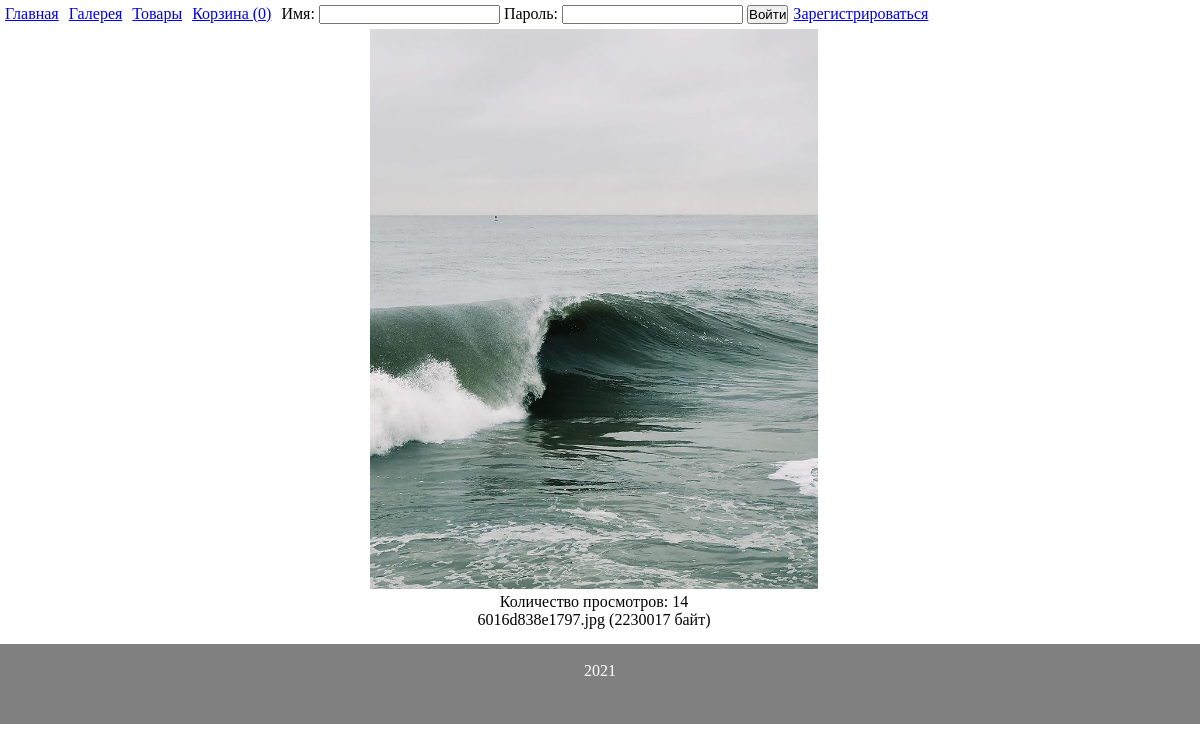
/onepic/1, run on an earlier commit of the app's database.
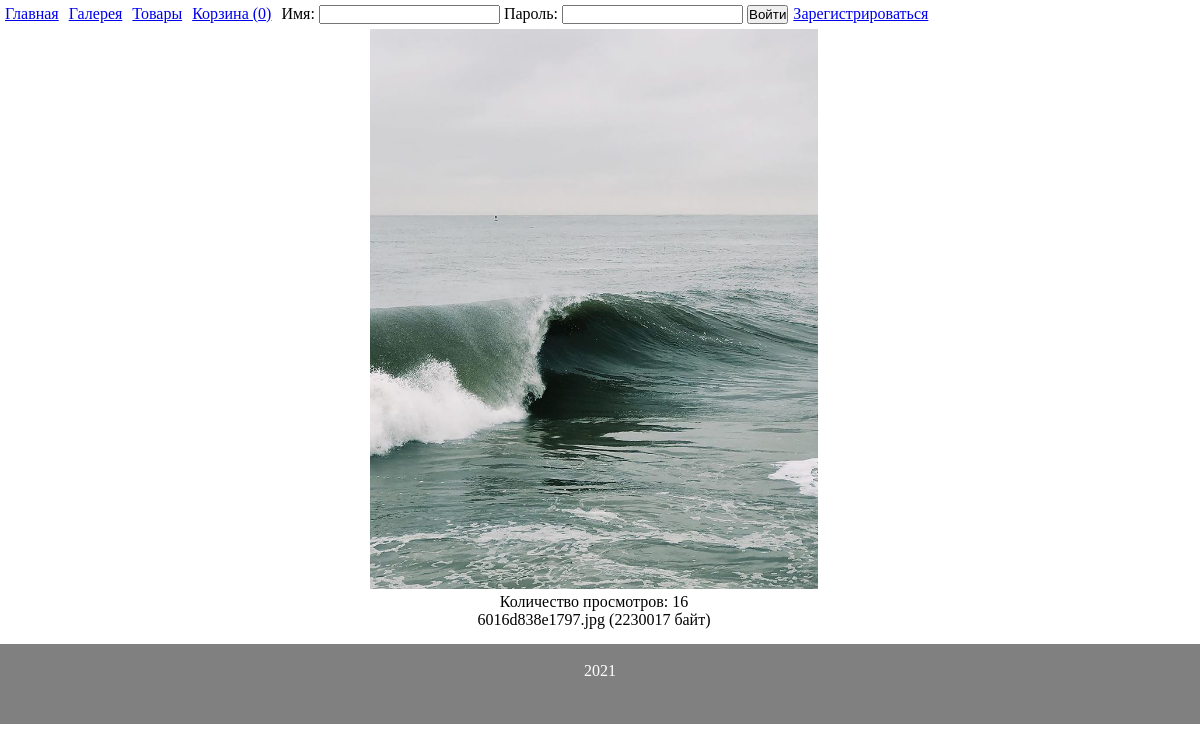
And on a later commit of the database.
### tables this page shows
CREATE TABLE `gallery` (
  `id` int(11) NOT NULL,
  `image` mediumtext NOT NULL,
  `size` int(11) NOT NULL,
  `countViews` int(11) NOT NULL DEFAULT '0'
);

### engine/db_connections.php (called while the page is built, shortened)
<?php
function getConnect() {
    static $db = null;
    if (is_null($db)) {
        $db = @mysqli_connect(DB_HOST . ':' . DB_PORT, DB_USERNAME, DB_PASSWORD, DB_DATABASE) or die("Ошибка " . mysqli_connect_error());
    }
    return $db;
}
function getDBRequest($request) {
    $res = @mysqli_query(getConnect(), $request) or die(mysqli_error(getConnect()));
    if ($res === true) {
        $row = true;
    } else if (isset($res->num_rows)) {
        $row = mysqli_fetch_all($res, MYSQLI_ASSOC);
    } else {
        $row = false;
    }
    return $row;
}

### models/gallery.php (called while the page is built, shortened)
<?php
function getOnePic(int $id) {
    return getDBRequest("SELECT * FROM gallery WHERE id={$id}")[0];
}

### engine/controller.php (called while the page is built, shortened)
<?php
function prepareVariables($url_array) {
    if ($url_array['main_page'] == "") {
        $params['page'] = 'index';
    } else {
        $params['page'] = $url_array['main_page'];
    }
    $params['countP'] = countInBasket(session_id());
    $params['username'] = hasUser($_SESSION['username'])['username'];
    $params['layout'] = 'app';
    switch ($params['page']) {
        case 'onepic':
            $params['page'] = implode('/', ['galleries', $url_array['main_page']]);
            $id = (int) $url_array['picture_id'];
            $params['pic'] = getOnePic($id);
            break;
    }
    return $params;
}

### templates/galleries/onepic.php (the view)
<div style="width: 99vw; text-align: center;">
    <img src='/img/gallery/<?=$pic['image']?>' class="bigPic">
    <p>Количество просмотров: <?=$pic['countViews']?></p>
    <p><?=$pic['image']?> (<?=$pic['size']?> байт)</p>
</div>

What changed in the data, as far as the page shows it:
changed gallery "6016d838e1797.jpg": countViews "14" → "16"
